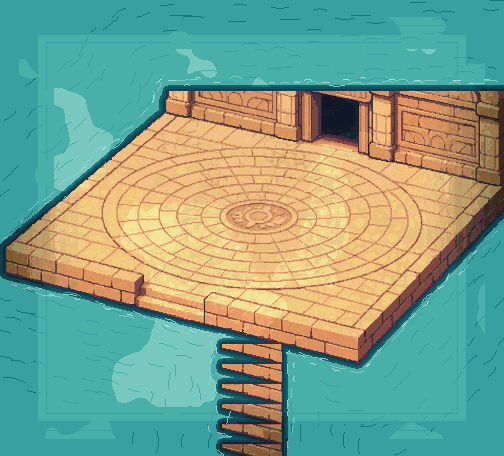

This is a level from a 2D game, rendered from its Tiled map with the project's own tilesets. A one-line summary and the complete map file follow:
An orthogonal 21x19 tile map with 24x24 px tiles, 1 tile layer (arene_temple_nu).

<map version="1.10" tiledversion="1.10.2" orientation="orthogonal" renderorder="right-down" width="21" height="19" tilewidth="24" tileheight="24" infinite="0" nextlayerid="2" nextobjectid="1">
 <properties>
  <property name="zone" value="arene_temple_nu" />
  <property name="frames" type="int" value="24" />
  <property name="frame_ms" type="int" value="110" />
  <property name="tuiles_animees" type="int" value="226" />
 </properties>
 <tileset firstgid="1" source="arene_temple_nu_tuiles.tsx" />
 <layer id="1" name="arene_temple_nu" width="21" height="19">
  <data encoding="csv">
1,1,1,1006,1007,1008,1009,1010,1011,1012,1013,1014,1015,1016,1017,1018,1019,1020,1021,1022,1023,
1,66,67,1024,1025,1026,1027,1028,1029,1030,1031,1032,1033,1034,1035,1036,1037,1038,1039,1040,1041,
126,127,1042,1043,1044,1045,1046,1047,1048,1049,1050,1051,1052,1053,1054,1055,1056,1057,1058,1059,1060,
198,1061,1062,1063,1064,1065,1066,1067,1068,1069,1070,1071,1072,1073,1074,1075,1076,1077,1078,1079,1080,
1081,1082,1083,1084,1085,1086,1087,303,304,305,306,307,308,309,310,311,312,313,314,315,316,
1088,1089,1090,1091,1092,1093,340,341,342,343,344,345,346,347,348,349,350,351,352,353,354,
1094,1095,1096,1097,1098,375,376,377,378,379,380,381,382,383,384,385,386,387,388,389,390,
1099,1100,1101,1102,406,407,408,409,410,411,412,413,414,415,416,417,418,419,420,421,422,
1103,1104,1105,435,436,437,438,439,440,441,442,443,444,445,446,447,448,449,450,451,452,
1106,1107,461,462,463,464,465,466,467,468,469,470,471,472,473,474,475,476,477,478,1108,
1109,485,486,487,488,489,490,491,492,493,494,495,496,497,498,499,500,501,502,1110,1111,
1112,1113,519,520,521,522,523,524,525,526,527,528,529,530,531,532,533,534,1114,1115,1116,
1117,1118,1119,1120,1121,1122,571,572,573,574,575,576,577,578,579,580,581,1123,1124,1125,1126,
1127,1128,1129,1130,1131,1132,1133,1134,1135,1136,1137,639,640,641,642,643,1138,1139,1140,1141,1142,
1143,1144,1145,1146,1147,1148,1149,1150,1151,1152,1153,1154,1155,1156,717,1157,1158,1159,1160,1161,1162,
1163,1164,1165,1166,1167,1168,1169,1170,1171,1172,1173,1174,1175,1176,1177,1178,1179,1180,1181,1182,1183,
1184,1185,1186,1187,1188,1189,1190,1191,1192,1193,857,1194,1195,1196,1197,1198,1199,1200,1201,1202,1,
1,891,892,893,1203,1204,1205,1206,1207,1208,917,1209,1210,1211,1212,1213,1214,1215,1216,1217,1,
1,951,952,953,1218,1219,1220,1221,1222,1223,976,1224,1225,1226,1227,1228,1229,1230,1231,1,1
</data>
 </layer>
</map>
